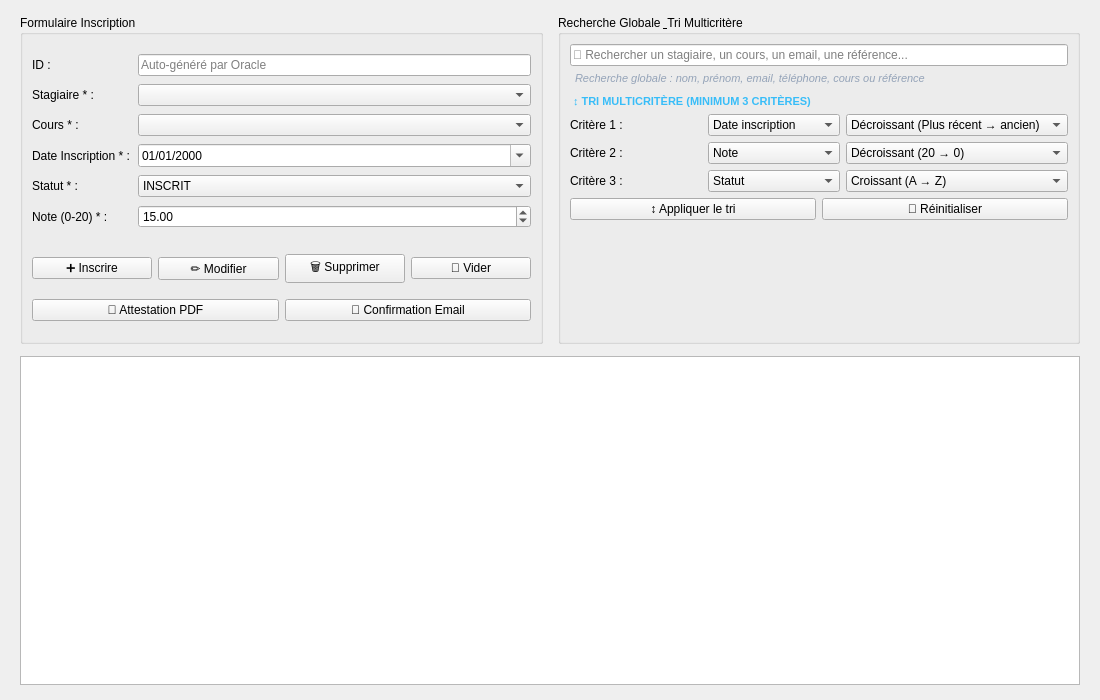
<?xml version="1.0" encoding="UTF-8"?>
<ui version="4.0">
 <class>InscriptionsWidget</class>
 <widget class="QWidget" name="InscriptionsWidget">
  <property name="geometry">
   <rect>
    <x>0</x>
    <y>0</y>
    <width>1100</width>
    <height>700</height>
   </rect>
  </property>
  <property name="windowTitle">
   <string>Gestion des Inscriptions</string>
  </property>
  <layout class="QVBoxLayout" name="inscriptionsMainLayout">
   <property name="spacing">
    <number>12</number>
   </property>
   <property name="leftMargin">
    <number>20</number>
   </property>
   <property name="topMargin">
    <number>15</number>
   </property>
   <property name="rightMargin">
    <number>20</number>
   </property>
   <property name="bottomMargin">
    <number>15</number>
   </property>
   <item>
    <layout class="QHBoxLayout" name="inscriptionsTopLayout">
     <property name="spacing">
      <number>15</number>
     </property>
     <item>
      <widget class="QGroupBox" name="gbInscForm">
       <property name="title">
        <string>Formulaire Inscription</string>
       </property>
       <layout class="QVBoxLayout" name="formInscContainerLayout">
        <item>
         <layout class="QGridLayout" name="gridInscForm">
          <property name="spacing">
           <number>8</number>
          </property>
          <item row="0" column="0">
           <widget class="QLabel" name="lblInscId">
            <property name="text">
             <string>ID :</string>
            </property>
           </widget>
          </item>
          <item row="0" column="1">
           <widget class="QLineEdit" name="txtInscId">
            <property name="readOnly">
             <bool>true</bool>
            </property>
            <property name="placeholderText">
             <string>Auto-généré par Oracle</string>
            </property>
           </widget>
          </item>
          <item row="1" column="0">
           <widget class="QLabel" name="lblInscStag">
            <property name="text">
             <string>Stagiaire * :</string>
            </property>
           </widget>
          </item>
          <item row="1" column="1">
           <widget class="QComboBox" name="comboInscStagiaire"/>
          </item>
          <item row="2" column="0">
           <widget class="QLabel" name="lblInscCours">
            <property name="text">
             <string>Cours * :</string>
            </property>
           </widget>
          </item>
          <item row="2" column="1">
           <widget class="QComboBox" name="comboInscCours"/>
          </item>
          <item row="3" column="0">
           <widget class="QLabel" name="lblInscDate">
            <property name="text">
             <string>Date Inscription * :</string>
            </property>
           </widget>
          </item>
          <item row="3" column="1">
           <widget class="QDateEdit" name="dateInscDate">
            <property name="displayFormat">
             <string>dd/MM/yyyy</string>
            </property>
            <property name="calendarPopup">
             <bool>true</bool>
            </property>
           </widget>
          </item>
          <item row="4" column="0">
           <widget class="QLabel" name="lblInscStatut">
            <property name="text">
             <string>Statut * :</string>
            </property>
           </widget>
          </item>
          <item row="4" column="1">
           <widget class="QComboBox" name="comboInscStatut">
            <item>
             <property name="text">
              <string>INSCRIT</string>
             </property>
            </item>
            <item>
             <property name="text">
              <string>TERMINE</string>
             </property>
            </item>
            <item>
             <property name="text">
              <string>ABANDONNE</string>
             </property>
            </item>
           </widget>
          </item>
          <item row="5" column="0">
           <widget class="QLabel" name="lblInscNote">
            <property name="text">
             <string>Note (0-20) * :</string>
            </property>
           </widget>
          </item>
          <item row="5" column="1">
           <widget class="QDoubleSpinBox" name="doubleSpinInscNote">
            <property name="minimum">
             <double>0.000000000000000</double>
            </property>
            <property name="maximum">
             <double>20.000000000000000</double>
            </property>
            <property name="singleStep">
             <double>0.250000000000000</double>
            </property>
            <property name="value">
             <double>15.000000000000000</double>
            </property>
           </widget>
          </item>
         </layout>
        </item>
        <item>
         <layout class="QHBoxLayout" name="inscBtnLayout">
          <property name="topMargin">
           <number>10</number>
          </property>
          <item>
           <widget class="QPushButton" name="btnInscAjouter">
            <property name="text">
             <string>➕ Inscrire</string>
            </property>
            <property name="class" stdset="0">
             <string>btnPrimary</string>
            </property>
           </widget>
          </item>
          <item>
           <widget class="QPushButton" name="btnInscModifier">
            <property name="text">
             <string>✏️ Modifier</string>
            </property>
            <property name="class" stdset="0">
             <string>btnWarning</string>
            </property>
           </widget>
          </item>
          <item>
           <widget class="QPushButton" name="btnInscSupprimer">
            <property name="text">
             <string>🗑️ Supprimer</string>
            </property>
            <property name="class" stdset="0">
             <string>btnDanger</string>
            </property>
           </widget>
          </item>
          <item>
           <widget class="QPushButton" name="btnInscVider">
            <property name="text">
             <string>🧹 Vider</string>
            </property>
            <property name="class" stdset="0">
             <string>btnSecondary</string>
            </property>
           </widget>
          </item>
         </layout>
        </item>
        <item>
         <layout class="QHBoxLayout" name="inscDocButtonsLayout">
          <item>
           <widget class="QPushButton" name="btnInscGenererPdf">
            <property name="text">
             <string>📄 Attestation PDF</string>
            </property>
            <property name="class" stdset="0">
             <string>btnPrimary</string>
            </property>
           </widget>
          </item>
          <item>
           <widget class="QPushButton" name="btnInscRenvoyerEmail">
            <property name="text">
             <string>📧 Confirmation Email</string>
            </property>
            <property name="class" stdset="0">
             <string>btnPrimary</string>
            </property>
           </widget>
          </item>
         </layout>
        </item>
       </layout>
      </widget>
     </item>
     <item>
      <widget class="QGroupBox" name="gbInscSearch">
       <property name="title">
        <string>Recherche Globale &amp; Tri Multicritère</string>
       </property>
       <layout class="QVBoxLayout" name="searchInscContainerLayout">
        <property name="spacing">
         <number>6</number>
        </property>
        <item>
         <widget class="QLineEdit" name="txtSearchInscGlobal">
          <property name="placeholderText">
           <string>🔎 Rechercher un stagiaire, un cours, un email, une référence...</string>
          </property>
          <property name="clearButtonEnabled">
           <bool>true</bool>
          </property>
         </widget>
        </item>
        <item>
         <widget class="QLabel" name="lblSearchInscHint">
          <property name="styleSheet">
           <string>color: #94a3b8; font-size: 11px; font-style: italic; padding-left: 2px;</string>
          </property>
          <property name="text">
           <string>Recherche globale : nom, prénom, email, téléphone, cours ou référence</string>
          </property>
         </widget>
        </item>
        <item>
         <widget class="QLabel" name="lblTriInscTitre">
          <property name="styleSheet">
           <string>color: #38bdf8; font-size: 11px; font-weight: bold; margin-top: 4px;</string>
          </property>
          <property name="text">
           <string>↕ TRI MULTICRITÈRE (MINIMUM 3 CRITÈRES)</string>
          </property>
         </widget>
        </item>
        <item>
         <layout class="QGridLayout" name="gridTriInsc">
          <property name="spacing">
           <number>6</number>
          </property>
          <item row="0" column="0">
           <widget class="QLabel" name="lblTriInsc1">
            <property name="text">
             <string>Critère 1 :</string>
            </property>
           </widget>
          </item>
          <item row="0" column="1">
           <widget class="QComboBox" name="comboTriInscCrit1">
            <item>
             <property name="text">
              <string>Date inscription</string>
             </property>
            </item>
            <item>
             <property name="text">
              <string>Stagiaire</string>
             </property>
            </item>
            <item>
             <property name="text">
              <string>Cours</string>
             </property>
            </item>
            <item>
             <property name="text">
              <string>Statut</string>
             </property>
            </item>
            <item>
             <property name="text">
              <string>Note</string>
             </property>
            </item>
           </widget>
          </item>
          <item row="0" column="2">
           <widget class="QComboBox" name="comboTriInscOrdre1">
            <item>
             <property name="text">
              <string>Décroissant (Plus récent → ancien)</string>
             </property>
            </item>
            <item>
             <property name="text">
              <string>Croissant (Plus ancien → récent)</string>
             </property>
            </item>
           </widget>
          </item>
          <item row="1" column="0">
           <widget class="QLabel" name="lblTriInsc2">
            <property name="text">
             <string>Critère 2 :</string>
            </property>
           </widget>
          </item>
          <item row="1" column="1">
           <widget class="QComboBox" name="comboTriInscCrit2">
            <item>
             <property name="text">
              <string>Note</string>
             </property>
            </item>
            <item>
             <property name="text">
              <string>Stagiaire</string>
             </property>
            </item>
            <item>
             <property name="text">
              <string>Cours</string>
             </property>
            </item>
            <item>
             <property name="text">
              <string>Date inscription</string>
             </property>
            </item>
            <item>
             <property name="text">
              <string>Statut</string>
             </property>
            </item>
           </widget>
          </item>
          <item row="1" column="2">
           <widget class="QComboBox" name="comboTriInscOrdre2">
            <item>
             <property name="text">
              <string>Décroissant (20 → 0)</string>
             </property>
            </item>
            <item>
             <property name="text">
              <string>Croissant (0 → 20)</string>
             </property>
            </item>
           </widget>
          </item>
          <item row="2" column="0">
           <widget class="QLabel" name="lblTriInsc3">
            <property name="text">
             <string>Critère 3 :</string>
            </property>
           </widget>
          </item>
          <item row="2" column="1">
           <widget class="QComboBox" name="comboTriInscCrit3">
            <item>
             <property name="text">
              <string>Statut</string>
             </property>
            </item>
            <item>
             <property name="text">
              <string>Stagiaire</string>
             </property>
            </item>
            <item>
             <property name="text">
              <string>Cours</string>
             </property>
            </item>
            <item>
             <property name="text">
              <string>Date inscription</string>
             </property>
            </item>
            <item>
             <property name="text">
              <string>Note</string>
             </property>
            </item>
           </widget>
          </item>
          <item row="2" column="2">
           <widget class="QComboBox" name="comboTriInscOrdre3">
            <item>
             <property name="text">
              <string>Croissant (A → Z)</string>
             </property>
            </item>
            <item>
             <property name="text">
              <string>Décroissant (Z → A)</string>
             </property>
            </item>
           </widget>
          </item>
         </layout>
        </item>
        <item>
         <layout class="QHBoxLayout" name="layoutBtnTriInsc">
          <item>
           <widget class="QPushButton" name="btnInscAppliquerTri">
            <property name="text">
             <string>↕ Appliquer le tri</string>
            </property>
            <property name="class" stdset="0">
             <string>btnPrimary</string>
            </property>
           </widget>
          </item>
          <item>
           <widget class="QPushButton" name="btnInscResetTri">
            <property name="text">
             <string>🔄 Réinitialiser</string>
            </property>
            <property name="class" stdset="0">
             <string>btnSecondary</string>
            </property>
           </widget>
          </item>
         </layout>
        </item>
        <item>
         <spacer name="searchInscSpacer">
          <property name="orientation">
           <enum>Qt::Orientation::Vertical</enum>
          </property>
          <property name="sizeHint" stdset="0">
           <size>
            <width>20</width>
            <height>20</height>
           </size>
          </property>
         </spacer>
        </item>
       </layout>
      </widget>
     </item>
    </layout>
   </item>
   <item>
    <widget class="QTableView" name="tableInscriptions">
     <property name="editTriggers">
      <set>QAbstractItemView::EditTrigger::NoEditTriggers</set>
     </property>
     <property name="alternatingRowColors">
      <bool>true</bool>
     </property>
     <property name="selectionMode">
      <enum>QAbstractItemView::SelectionMode::SingleSelection</enum>
     </property>
     <property name="selectionBehavior">
      <enum>QAbstractItemView::SelectionBehavior::SelectRows</enum>
     </property>
    </widget>
   </item>
  </layout>
 </widget>
 <resources/>
 <connections/>
</ui>
